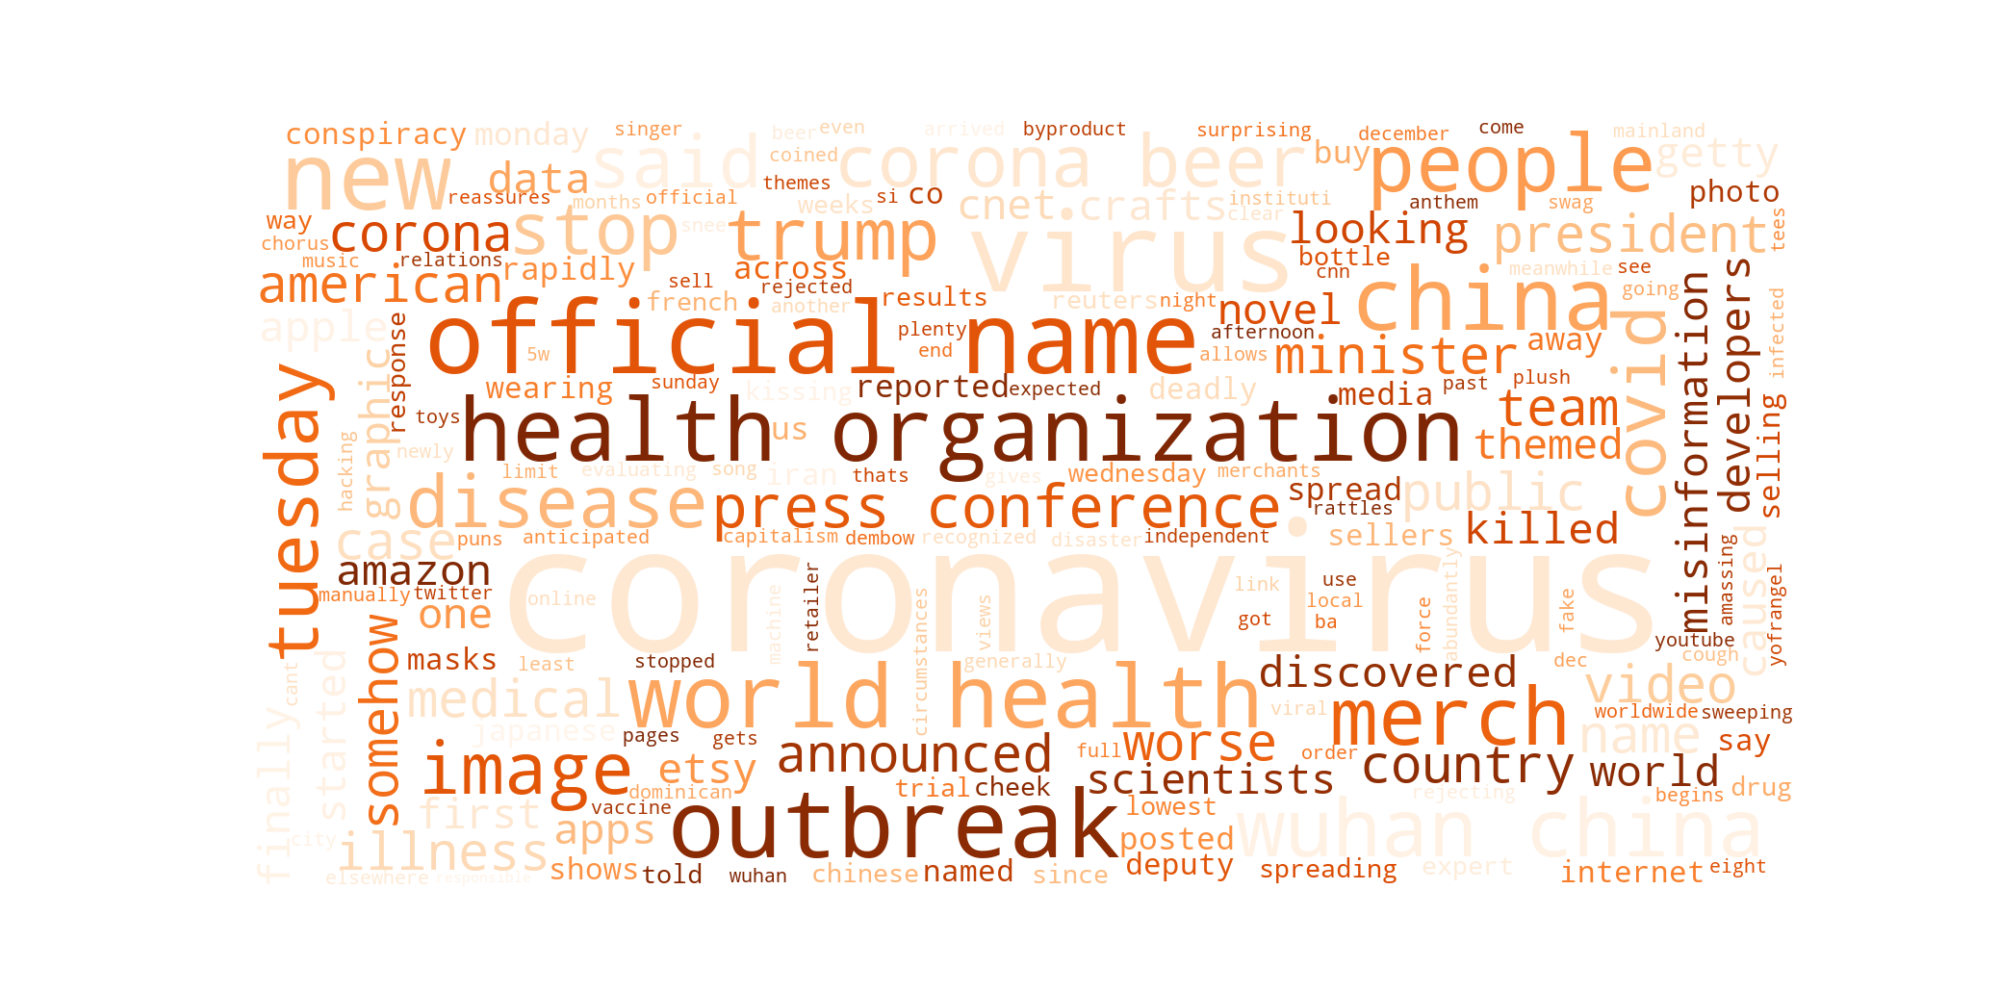

Reproduce this figure in Python.
from newsapi import NewsApiClient

api = NewsApiClient(api_key = key)

articles = api.get_everything(q = 'corona virus',
                      from_param = '2020-02-06',
                      to = '2020-03-06',
                      language='en')

news_list = []
title_list = []
for i in articles.items():
    news_list.append(i)

for j in range(news_list[2][1].__len__()):
    title_list.append(news_list[2][1][j]['title'])
    title_list.append(news_list[2][1][j]['content'])


import pandas as pd
from nltk.corpus import stopwords
from wordcloud import WordCloud, ImageColorGenerator
import matplotlib.pyplot as plt
import numpy as np
from PIL import Image

text = pd.Series(title_list)
text = text.drop_duplicates()
text = text.dropna()

text = text.apply(lambda x: ' '.join(x.lower() for x in x.split()))
text = text.str.replace('[\W]', ' ')
stop = stopwords.words('english')
text = text.apply(lambda x: ' '.join(x for x in x.split() if x not in stop))
#check frequencies:
pd.Series(' '.join(text).split()).value_counts()

#wordcloud
wc = WordCloud(width = 1600, height = 800, background_color= 'white', colormap='Oranges', stopwords=['chars']).generate(' '.join(text))
plt.figure(figsize= (20,10))
plt.imshow(wc, interpolation='bilinear')
plt.axis('off')
plt.margins(x= 0, y=0)



#wordcloud with mask

dt_mask = np.array(Image.open('virus1.png'))

# plot the wordcloud
wordcloud = WordCloud(background_color='white', max_words=1500 ,mask = dt_mask, contour_width= 1).generate(' '.join(text))
image_colors = ImageColorGenerator(dt_mask)
plt.figure()
plt.imshow(wordcloud.recolor(color_func=image_colors), interpolation='bilinear')
plt.axis('off')
plt.margins(x = 0, y = 0)
